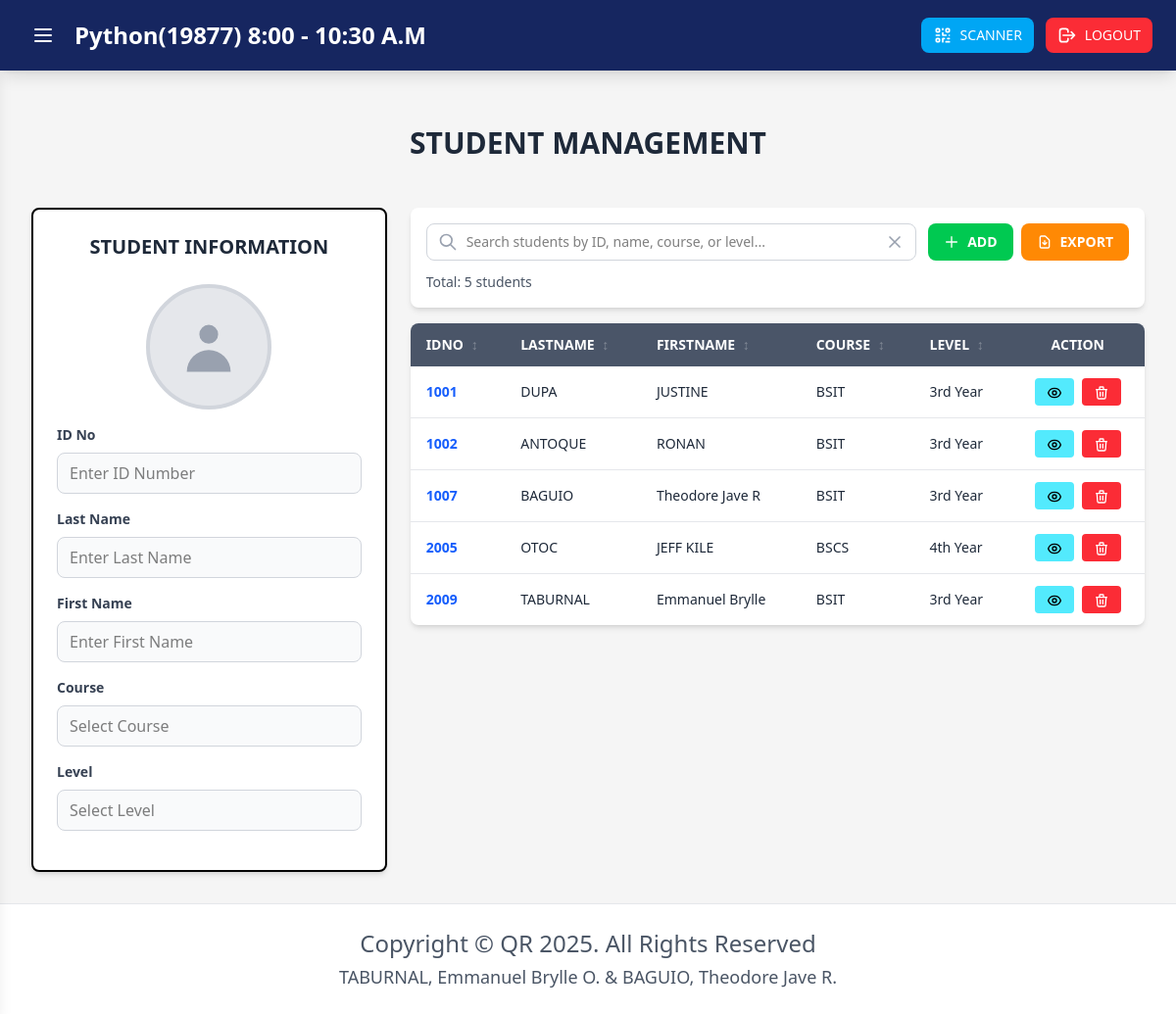
Page /student-management (signed in) on the earlier database version.
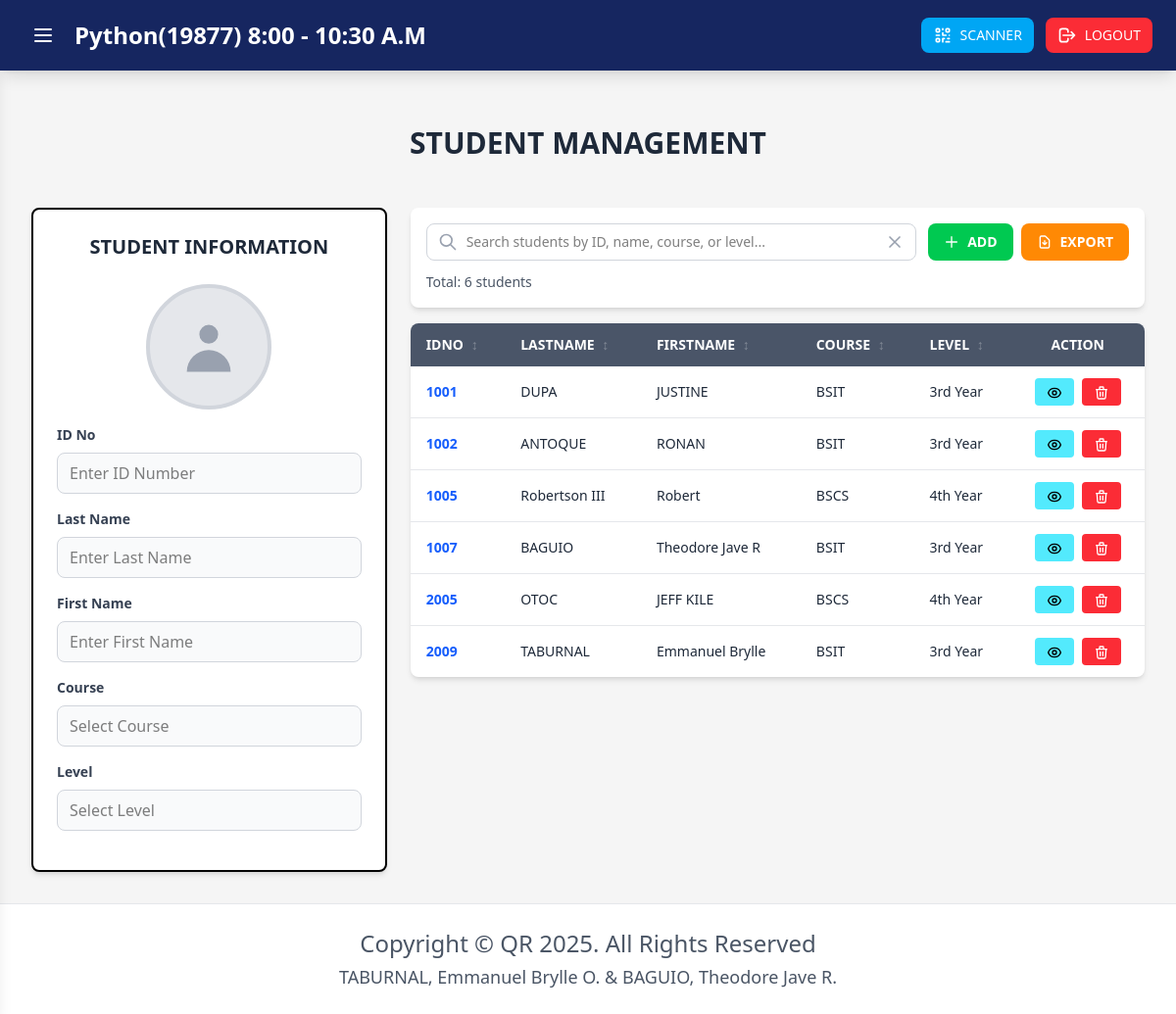
Same page on the later database version.
### tables this page shows
CREATE TABLE student_account(
id INTEGER PRIMARY KEY AUTOINCREMENT,
idno VARCHAR(10) UNIQUE NOT NULL,
Lastname VARCHAR(50) NOT NULL,
Firstname VARCHAR(50) NOT NULL,
course VARCHAR(10) NOT NULL,
level VARCHAR(5) NOT NULL, 
image VARCHAR(25));

### app.py (the view)
@app.route('/student-management')
@login_required
def student_management():
    students = db_helper.get_all()
    return render_template('dashboard/Student_mngt.html', students=students)

### app.py (called while the page is built)
def login_required(f):
    @wraps(f)
    def decorated_function(*args, **kwargs):
        if 'user_id' not in session:
            flash('Please login to access this page', 'error')
            return redirect(url_for('login'))
        return f(*args, **kwargs)
    return decorated_function

### db_helper.py (called while the page is built)
def getprocessor():
    conn = connect(database)
    conn.row_factory = Row
    return conn

def get_all():
    conn = getprocessor()
    cursor = conn.cursor()
    cursor.execute("SELECT * FROM student_account")
    rows = cursor.fetchall()
    conn.close()
    return rows

### templates/dashboard/Student_mngt.html (shortened to what this page needs)
{% extends "dashboard/dashboard.html" %}
{% block StudentManagementContent %}
<main class="flex-1 overflow-y-auto p-3 sm:p-4 md:p-6 lg:p-8 w-full">
    <div class="max-w-7xl mx-auto">
        <div class="p-4 sm:p-6 mb-4 sm:mb-6">
            <h2 class="text-xl sm:text-2xl md:text-3xl font-bold text-gray-800 text-center">STUDENT MANAGEMENT</h2>
        </div>
        <div class="grid grid-cols-1 lg:grid-cols-3 gap-4 sm:gap-6">
            <div class="lg:col-span-1">
                <div class="bg-white divide-gray-400 border-2 rounded-lg shadow-md p-4 sm:p-6">
                    <h3 class="text-lg sm:text-xl font-bold text-gray-800 text-center mb-4 sm:mb-6">STUDENT
                        INFORMATION</h3>
                    <form id="studentViewForm" class="space-y-3 sm:space-y-4">
                        <div class="flex flex-col items-center mb-4">
                            <div id="imagePreview"
                                class="w-24 h-24 sm:w-32 sm:h-32 rounded-full bg-gray-200 flex items-center justify-center overflow-hidden border-4 border-gray-300">
                                <svg id="imagePlaceholder" class="w-12 h-12 sm:w-16 sm:h-16 text-gray-400"
                                    fill="currentColor" viewBox="0 0 20 20">
                                    <path fill-rule="evenodd" d="M10 9a3 3 0 100-6 3 3 0 000 6zm-7 9a7 7 0 1114 0H3z"
                                        clip-rule="evenodd" />
                                </svg>
                            </div>
                        </div>
                        <div>
                            <label class="block text-xs sm:text-sm font-semibold text-gray-700 mb-2">ID No</label>
                            <input type="text" id="idNo" placeholder="Enter ID Number" readonly
                                class="w-full px-3 py-2 text-sm sm:text-base border border-gray-300 rounded-lg bg-gray-50 cursor-not-allowed">
                        </div>
                        <div>
                            <label class="block text-xs sm:text-sm font-semibold text-gray-700 mb-2">Last Name</label>
                            <input type="text" id="lastName" placeholder="Enter Last Name" readonly
                                class="w-full px-3 py-2 text-sm sm:text-base border border-gray-300 rounded-lg bg-gray-50 cursor-not-allowed">
                        </div>
                        <div>
                            <label class="block text-xs sm:text-sm font-semibold text-gray-700 mb-2">First Name</label>
                            <input type="text" id="firstName" placeholder="Enter First Name" readonly
                                class="w-full px-3 py-2 text-sm sm:text-base border border-gray-300 rounded-lg bg-gray-50 cursor-not-allowed">
                        </div>
                        <div>
                            <label class="block text-xs sm:text-sm font-semibold text-gray-700 mb-2">Course</label>
                            <input type="text" id="course" placeholder="Select Course" readonly
                                class="w-full px-3 py-2 text-sm sm:text-base border border-gray-300 rounded-lg bg-gray-50 cursor-not-allowed">
                        </div>
                        <div>
                            <label class="block text-xs sm:text-sm font-semibold text-gray-700 mb-2">Level</label>
                            <input type="text" id="level" placeholder="Select Level" readonly
                                class="w-full px-3 py-2 text-sm sm:text-base border border-gray-300 rounded-lg bg-gray-50 cursor-not-allowed">
                        </div>
                    </form>
                </div>
            </div>
            <div class="lg:col-span-2">
                <div>
                    <div class="bg-white rounded-lg shadow-md p-4 mb-4">
                        <div class="flex flex-col sm:flex-row gap-3">
                            <div class="flex-1 relative">
                                <input type="text" id="studentSearch"
                                    placeholder="Search students by ID, name, course, or level..."
                                    class="w-full px-4 py-2 pl-10 pr-10 border border-gray-300 rounded-lg focus:ring-2 focus:ring-blue-500 focus:border-transparent text-sm">
                                <svg class="w-5 h-5 text-gray-400 absolute left-3 top-1/2 transform -translate-y-1/2"
                                    fill="none" stroke="currentColor" viewBox="0 0 24 24">
                                    <path stroke-linecap="round" stroke-linejoin="round" stroke-width="2"
                                        d="M21 21l-6-6m2-5a7 7 0 11-14 0 7 7 0 0114 0z" />
                                </svg>
                                <button onclick="clearSearch()"
                                    class="absolute right-3 top-1/2 transform -translate-y-1/2 text-gray-400 hover:text-gray-600"
                                    title="Clear search">
                                    <svg class="w-5 h-5" fill="none" stroke="currentColor" viewBox="0 0 24 24">
                                        <path stroke-linecap="round" stroke-linejoin="round" stroke-width="2"
                                            d="M6 18L18 6M6 6l12 12" />
                                    </svg>
                                </button>
                            </div>
                            <div class="flex gap-2">
                                <button onclick="window.location.href='{{ url_for('student') }}'"
                                    class="bg-green-500 hover:bg-green-600 text-white font-bold py-2 px-4 rounded-lg transition text-xs sm:text-sm flex items-center gap-2 whitespace-nowrap">
                                    <svg class="w-4 h-4" fill="none" stroke="currentColor" viewBox="0 0 24 24">
                                        <path stroke-linecap="round" stroke-linejoin="round" stroke-width="2"
                                            d="M12 4v16m8-8H4" />
                                    </svg>
                                    ADD
                                </button>
                                <button onclick="exportFilteredStudents()"
                                    class="bg-orange-400 hover:bg-orange-500 text-white font-bold py-2 px-4 rounded-lg transition text-xs sm:text-sm flex items-center gap-2 whitespace-nowrap"
                                    title="Export to CSV">
                                    <svg class="w-4 h-4" fill="none" stroke="currentColor" viewBox="0 0 24 24">
                                        <path stroke-linecap="round" stroke-linejoin="round" stroke-width="2"
                                            d="M12 10v6m0 0l-3-3m3 3l3-3m2 8H7a2 2 0 01-2-2V5a2 2 0 012-2h5.586a1 1 0 01.707.293l5.414 5.414a1 1 0 01.293.707V19a2 2 0 01-2 2z" />
                                    </svg>
                                    EXPORT
                                </button>
                            </div>
                        </div>
                        <div class="mt-3 text-sm text-gray-600">
                            <span id="resultCount">Total: {{ students|length }} students</span>
                        </div>
                    </div>
                    <div class="bg-white rounded-lg shadow-md overflow-hidden">
                        <div class="overflow-x-auto">
                            <table class="w-full min-w-[600px]">
                                <thead class="bg-[#4a5568] text-white">
                                    <tr>
                                        <th class="px-3 sm:px-4 py-3 text-left text-xs sm:text-sm font-semibold">
                                            IDNO
                                        </th>
                                        <th class="px-3 sm:px-4 py-3 text-left text-xs sm:text-sm font-semibold">
                                            LASTNAME
                                        </th>
                                        <th class="px-3 sm:px-4 py-3 text-left text-xs sm:text-sm font-semibold">
                                            FIRSTNAME
                                        </th>
                                        <th class="px-3 sm:px-4 py-3 text-left text-xs sm:text-sm font-semibold">
                                            COURSE
                                        </th>
                                        <th class="px-3 sm:px-4 py-3 text-left text-xs sm:text-sm font-semibold">
                                            LEVEL
                                        </th>
                                        <th class="px-3 sm:px-4 py-3 text-center text-xs sm:text-sm font-semibold">
                                            ACTION
                                        </th>
                                    </tr>
                                </thead>
                                <tbody id="studentTableBody" class="divide-y divide-gray-200">
                                    {% if students %}
                                    {% for student in students %}
                                    <tr class="hover:bg-gray-50">
                                        <td class="px-3 sm:px-4 py-3 text-xs sm:text-sm text-blue-600 font-semibold">
                                            {{ student.idno }}
                                        </td>
                                        <td class="px-3 sm:px-4 py-3 text-xs sm:text-sm text-gray-800">
                                            {{ student.Lastname }}
                                        </td>
                                        <td class="px-3 sm:px-4 py-3 text-xs sm:text-sm text-gray-800">
                                            {{ student.Firstname }}
                                        </td>
                                        <td class="px-3 sm:px-4 py-3 text-xs sm:text-sm text-gray-800">
                                            {{ student.course }}
                                        </td>
                                        <td class="px-3 sm:px-4 py-3 text-xs sm:text-sm text-gray-800">
                                            {{ student.level }}
                                        </td>
                                        <td class="px-3 sm:px-4 py-3">
                                            <div class="flex justify-center gap-1 sm:gap-2">
                                                <button onclick="viewStudentInForm('{{ student.idno }}')"
                                                    class="bg-cyan-300 hover:bg-cyan-400 text-black px-2 sm:px-3 py-1 rounded text-xs sm:text-sm font-medium transition"
                                                    title="View Student">
                                                </button>
                                                <button
                                                    onclick="deleteStudent('{{ student.idno }}', '{{ student.Firstname }} {{ student.Lastname }}')"
                                                    class="bg-red-500 hover:bg-red-600 text-white px-2 sm:px-3 py-1 rounded text-xs sm:text-sm font-medium transition"
                                                    title="Delete Student">
                                                    <svg class="w-4 h-4 inline" fill="none" stroke="currentColor"
                                                        viewBox="0 0 24 24">
                                                        <path stroke-linecap="round" stroke-linejoin="round"
                                                            stroke-width="2"
                                                            d="M19 7l-.867 12.142A2 2 0 0116.138 21H7.862a2 2 0 01-1.995-1.858L5 7m5 4v6m4-6v6m1-10V4a1 1 0 00-1-1h-4a1 1 0 00-1 1v3M4 7h16" />
                                                    </svg>
                                                </button>
                                            </div>
                                        </td>
                                    </tr>
                                    {% endfor %}
                                    {% else %}
                                    <tr>
                                        <td colspan="6" class="px-4 py-8 text-center text-gray-500">
                                            No students found. Add a student to get started.
                                        </td>
                                    </tr>
                                    {% endif %}
                                </tbody>
                            </table>
                        </div>
                    </div>
                </div>
            </div>
        </div>
    </div>
</main>
{% endblock %}

### templates/dashboard/dashboard.html (shortened to what this page needs)
<!doctype html>
<html class="h-full">
<head>
    <link rel="stylesheet" href="{{ url_for('static', filename='css/output.css') }}">
</head>
<body class="bg-[#f5f5f5] min-h-screen flex flex-col">
    <header class="bg-[#162660] shadow-lg sticky top-0 w-full z-50">
        <div class="flex justify-between items-center py-3 px-3 sm:py-4 sm:px-6">
            <div class="flex items-center gap-2 sm:gap-3 flex-1 min-w-0">
                <button id="menuBtn" class="text-white hover:bg-blue-800 p-2 rounded-lg shrink-0 transition">
                    <svg class="w-5 h-5 sm:w-6 sm:h-6" fill="none" stroke="currentColor" viewBox="0 0 24 24">
                        <path stroke-linecap="round" stroke-linejoin="round" stroke-width="2"
                            d="M4 6h16M4 12h16M4 18h16" />
                    </svg>
                </button>
                <h1 class="text-sm sm:text-lg md:text-2xl font-bold text-white truncate">
                    Python(19877) 8:00 - 10:30 A.M
                </h1>
            </div>
            <div class="flex gap-2 sm:gap-3">
                <button type="button" onclick="window.location.href='/'"
                    class="rounded-lg bg-sky-500 hover:bg-sky-600 text-white px-3 py-2 text-xs sm:text-sm font-medium flex items-center gap-1 sm:gap-2 transition">
                    <span>SCANNER</span>
                </button>
                <button type="button" onclick="window.location.href='/logout'"
                    class="rounded-lg bg-red-500 hover:bg-red-600 text-white px-3 py-2 text-xs sm:text-sm font-medium flex items-center gap-1 sm:gap-2 transition">
                    <svg class="w-4 h-4 sm:w-5 sm:h-5" fill="none" stroke="currentColor" viewBox="0 0 24 24">
                        <path stroke-linecap="round" stroke-linejoin="round" stroke-width="2"
                            d="M17 16l4-4m0 0l-4-4m4 4H7m6 4v1a3 3 0 01-3 3H6a3 3 0 01-3-3V7a3 3 0 013-3h4a3 3 0 013 3v1" />
                    </svg>
                    <span>LOGOUT</span>
                </button>
            </div>
        </div>
    </header>
    <div class="flex flex-1 overflow-hidden relative">
        <div class="flex-1 overflow-y-auto">
            {% block StudentManagementContent %}{% endblock %}
        </div>
    </div>
    <footer class="bg-white shadow-lg border-t border-gray-200 mt-auto py-4 sm:py-6">
        <div class="text-center text-base sm:text-lg lg:text-2xl text-gray-600 font-medium px-4">
            <p class="mb-1">Copyright &copy; QR 2025. All Rights Reserved</p>
            <p class="text-sm sm:text-base lg:text-lg">TABURNAL, Emmanuel Brylle O. & BAGUIO, Theodore Jave R.</p>
        </div>
    </footer>
</body>
</html>

Differences in the rows shown:
added student_account: idno "1005", Lastname "Robertson III", Firstname "Robert", course "BSCS", level "4th Year"
Other differences:
text written by a page script: "Total: 5 students" → "Total: 6 students"
